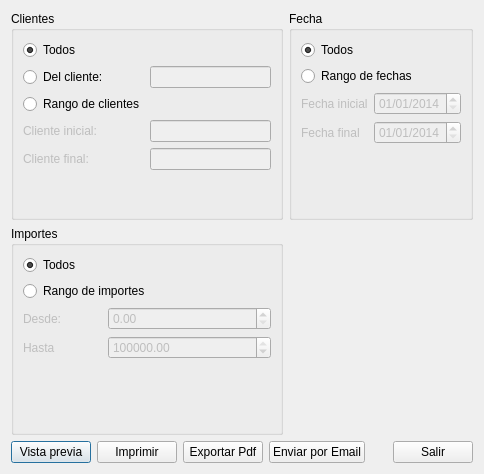
<?xml version="1.0" encoding="UTF-8"?>
<ui version="4.0">
 <class>frmListadoFac</class>
 <widget class="QDialog" name="frmListadoFac">
  <property name="geometry">
   <rect>
    <x>0</x>
    <y>0</y>
    <width>484</width>
    <height>474</height>
   </rect>
  </property>
  <property name="windowTitle">
   <string>Dialog</string>
  </property>
  <layout class="QGridLayout" name="gridLayout_4">
   <item row="0" column="0">
    <widget class="QGroupBox" name="groupBox">
     <property name="title">
      <string>Clientes</string>
     </property>
     <layout class="QGridLayout" name="gridLayout">
      <item row="0" column="0">
       <widget class="QRadioButton" name="rdbTodosClientes">
        <property name="text">
         <string>Todos</string>
        </property>
        <property name="checked">
         <bool>true</bool>
        </property>
       </widget>
      </item>
      <item row="3" column="0">
       <widget class="QLabel" name="lblCliIni">
        <property name="enabled">
         <bool>false</bool>
        </property>
        <property name="text">
         <string>Cliente inicial:</string>
        </property>
       </widget>
      </item>
      <item row="1" column="0">
       <widget class="QRadioButton" name="rdb1Cliente">
        <property name="text">
         <string>Del cliente:</string>
        </property>
       </widget>
      </item>
      <item row="3" column="1">
       <widget class="QLineEdit" name="txtClienteIni">
        <property name="enabled">
         <bool>false</bool>
        </property>
       </widget>
      </item>
      <item row="1" column="1">
       <widget class="QLineEdit" name="txt1Cliente">
        <property name="enabled">
         <bool>false</bool>
        </property>
       </widget>
      </item>
      <item row="8" column="0">
       <spacer name="verticalSpacer">
        <property name="orientation">
         <enum>Qt::Vertical</enum>
        </property>
        <property name="sizeHint" stdset="0">
         <size>
          <width>20</width>
          <height>40</height>
         </size>
        </property>
       </spacer>
      </item>
      <item row="2" column="0">
       <widget class="QRadioButton" name="rdbRGClientes">
        <property name="text">
         <string>Rango de clientes</string>
        </property>
       </widget>
      </item>
      <item row="4" column="1">
       <widget class="QLineEdit" name="txtCFin">
        <property name="enabled">
         <bool>false</bool>
        </property>
       </widget>
      </item>
      <item row="4" column="0">
       <widget class="QLabel" name="lblCliFin">
        <property name="enabled">
         <bool>false</bool>
        </property>
        <property name="text">
         <string>Cliente final:</string>
        </property>
       </widget>
      </item>
     </layout>
    </widget>
   </item>
   <item row="0" column="1">
    <widget class="QGroupBox" name="groupBox_2">
     <property name="title">
      <string>Fecha</string>
     </property>
     <layout class="QGridLayout" name="gridLayout_2">
      <item row="0" column="0" colspan="2">
       <widget class="QRadioButton" name="rdbTodasFechas">
        <property name="text">
         <string>Todos</string>
        </property>
        <property name="checked">
         <bool>true</bool>
        </property>
       </widget>
      </item>
      <item row="1" column="0" colspan="2">
       <widget class="QRadioButton" name="rdbRGFechas">
        <property name="text">
         <string>Rango de fechas</string>
        </property>
       </widget>
      </item>
      <item row="2" column="0">
       <widget class="QLabel" name="lblFechaDesde">
        <property name="enabled">
         <bool>false</bool>
        </property>
        <property name="text">
         <string>Fecha inicial</string>
        </property>
       </widget>
      </item>
      <item row="2" column="1">
       <widget class="QDateEdit" name="dateDesde">
        <property name="enabled">
         <bool>false</bool>
        </property>
        <property name="dateTime">
         <datetime>
          <hour>0</hour>
          <minute>0</minute>
          <second>0</second>
          <year>2014</year>
          <month>1</month>
          <day>1</day>
         </datetime>
        </property>
        <property name="displayFormat">
         <string>dd/MM/yyyy</string>
        </property>
       </widget>
      </item>
      <item row="3" column="0">
       <widget class="QLabel" name="lblFechaHasta">
        <property name="enabled">
         <bool>false</bool>
        </property>
        <property name="text">
         <string>Fecha final</string>
        </property>
       </widget>
      </item>
      <item row="3" column="1">
       <widget class="QDateEdit" name="deteHasta">
        <property name="enabled">
         <bool>false</bool>
        </property>
        <property name="dateTime">
         <datetime>
          <hour>0</hour>
          <minute>0</minute>
          <second>0</second>
          <year>2014</year>
          <month>1</month>
          <day>1</day>
         </datetime>
        </property>
        <property name="displayFormat">
         <string>dd/MM/yyyy</string>
        </property>
       </widget>
      </item>
      <item row="4" column="0">
       <spacer name="verticalSpacer_2">
        <property name="orientation">
         <enum>Qt::Vertical</enum>
        </property>
        <property name="sizeHint" stdset="0">
         <size>
          <width>20</width>
          <height>80</height>
         </size>
        </property>
       </spacer>
      </item>
     </layout>
    </widget>
   </item>
   <item row="1" column="0">
    <widget class="QGroupBox" name="groupBox_3">
     <property name="title">
      <string>Importes</string>
     </property>
     <layout class="QGridLayout" name="gridLayout_3">
      <item row="0" column="0" colspan="2">
       <widget class="QRadioButton" name="rdbTodosImportes">
        <property name="text">
         <string>Todos</string>
        </property>
        <property name="checked">
         <bool>true</bool>
        </property>
       </widget>
      </item>
      <item row="1" column="0" colspan="2">
       <widget class="QRadioButton" name="rdbRGImportes">
        <property name="text">
         <string>Rango de importes</string>
        </property>
       </widget>
      </item>
      <item row="2" column="0">
       <widget class="QLabel" name="lblImporteDesde">
        <property name="enabled">
         <bool>false</bool>
        </property>
        <property name="text">
         <string>Desde:</string>
        </property>
       </widget>
      </item>
      <item row="2" column="1" colspan="2">
       <widget class="QDoubleSpinBox" name="spinDesde">
        <property name="enabled">
         <bool>false</bool>
        </property>
        <property name="maximum">
         <double>999999999.000000000000000</double>
        </property>
       </widget>
      </item>
      <item row="3" column="0">
       <widget class="QLabel" name="lblImporteHasta">
        <property name="enabled">
         <bool>false</bool>
        </property>
        <property name="text">
         <string>Hasta</string>
        </property>
       </widget>
      </item>
      <item row="3" column="1" colspan="2">
       <widget class="QDoubleSpinBox" name="spinHasta">
        <property name="enabled">
         <bool>false</bool>
        </property>
        <property name="maximum">
         <double>999999999.000000000000000</double>
        </property>
        <property name="value">
         <double>999999999.000000000000000</double>
        </property>
       </widget>
      </item>
      <item row="4" column="2">
       <spacer name="verticalSpacer_3">
        <property name="orientation">
         <enum>Qt::Vertical</enum>
        </property>
        <property name="sizeHint" stdset="0">
         <size>
          <width>20</width>
          <height>80</height>
         </size>
        </property>
       </spacer>
      </item>
     </layout>
     <zorder>rdbTodosImportes</zorder>
     <zorder>rdbRGImportes</zorder>
     <zorder>spinDesde</zorder>
     <zorder>spinHasta</zorder>
     <zorder>lblImporteDesde</zorder>
     <zorder>lblImporteHasta</zorder>
     <zorder>verticalSpacer_3</zorder>
    </widget>
   </item>
   <item row="2" column="0" colspan="2">
    <layout class="QHBoxLayout" name="horizontalLayout">
     <item>
      <widget class="QPushButton" name="btnPrew">
       <property name="text">
        <string>Vista previa</string>
       </property>
      </widget>
     </item>
     <item>
      <widget class="QPushButton" name="btnPrint">
       <property name="text">
        <string>Imprimir</string>
       </property>
      </widget>
     </item>
     <item>
      <widget class="QPushButton" name="btnPdf">
       <property name="text">
        <string>Exportar Pdf</string>
       </property>
      </widget>
     </item>
     <item>
      <widget class="QPushButton" name="btnMail">
       <property name="text">
        <string>Enviar por Email</string>
       </property>
      </widget>
     </item>
     <item>
      <spacer name="horizontalSpacer">
       <property name="orientation">
        <enum>Qt::Horizontal</enum>
       </property>
       <property name="sizeHint" stdset="0">
        <size>
         <width>40</width>
         <height>20</height>
        </size>
       </property>
      </spacer>
     </item>
     <item>
      <widget class="QPushButton" name="btnSalir">
       <property name="text">
        <string>Salir</string>
       </property>
      </widget>
     </item>
    </layout>
   </item>
  </layout>
 </widget>
 <resources/>
 <connections/>
</ui>
